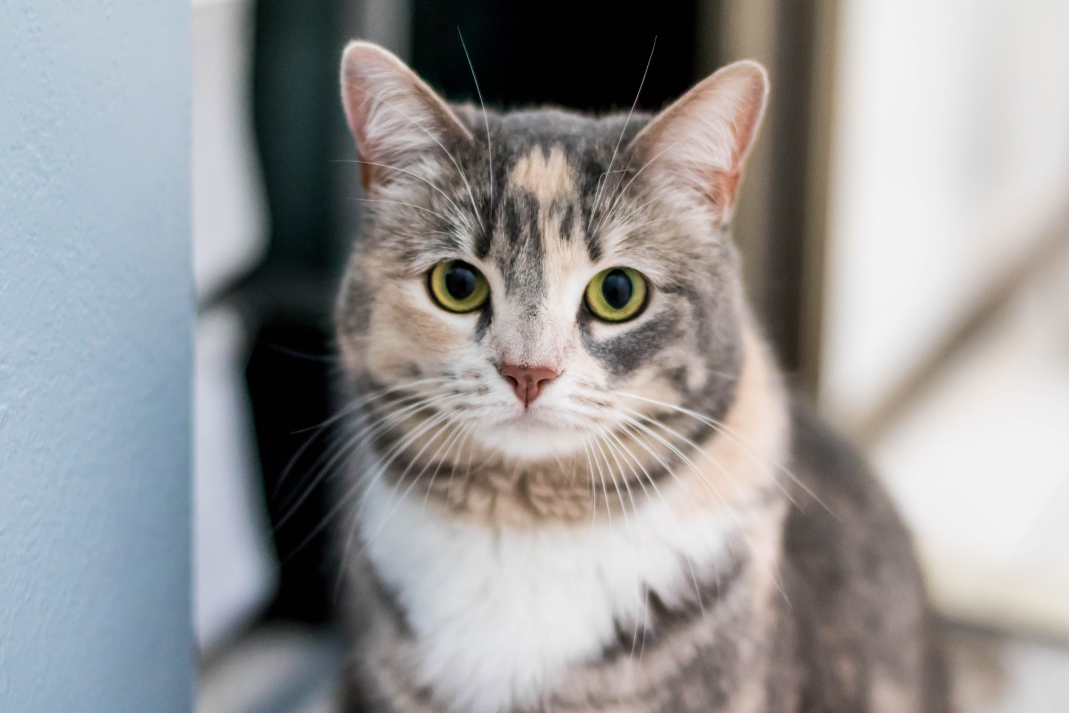
#> input picture 2021 Semister 1/ENGN6528 Computer Vision/Lab-Assignments/1/images/image2.jpg, 5345 x 3563 px (shown at 1/5 size)
$ python task5.py   (older library calls are emulated)
#> lines starting #> are read from the running program, lines starting #| are printed output that depends on the picture
import imageio
import matplotlib.pyplot as plt
import numpy as np
import cv2

################################

# part 1

x_co = np.arange(256) + 1


def calcHist(_src):
    (_h, _w) = _src.shape
    n = _h * _w
    _out = np.zeros(256).astype(float)
    for i in _src:
        for j in i:
            _out[j] += 1
    _out = _out / n
    return _out


# 1. Crop square image and add Gaussian noise

# img = imageio.imread("../images/Lenna.png")
img = imageio.imread("../images/image2.jpg")
#> img is the input picture: shape (3563, 5345, 3); mean R, G, B 151.2, 150.6, 150.8

(height, width) = img.shape[:2]
#> height = 3563; width = 5345

if height <= width:
    start_from = int((width - height) / 2)
#> start_from = 891
    square_img = np.uint8(cv2.cvtColor(img[:, start_from:start_from + height], cv2.COLOR_BGR2GRAY))
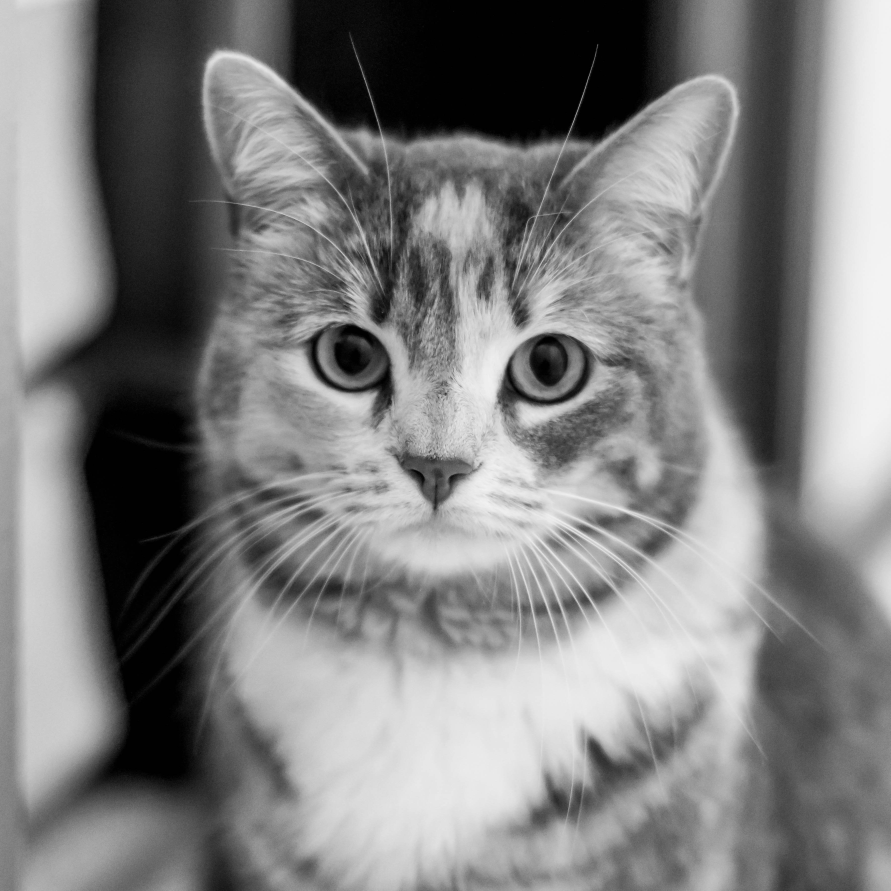
#> square_img: shape (3563, 3563) (shown at 1/4 size); min 0, max 246, mean 127.5
else:
    start_from = int((height - width) / 2)
    square_img = np.uint8(cv2.cvtColor(img[start_from:start_from + width, :], cv2.COLOR_BGR2GRAY))

resized_img = np.uint8(cv2.resize(square_img, (512, 512)))
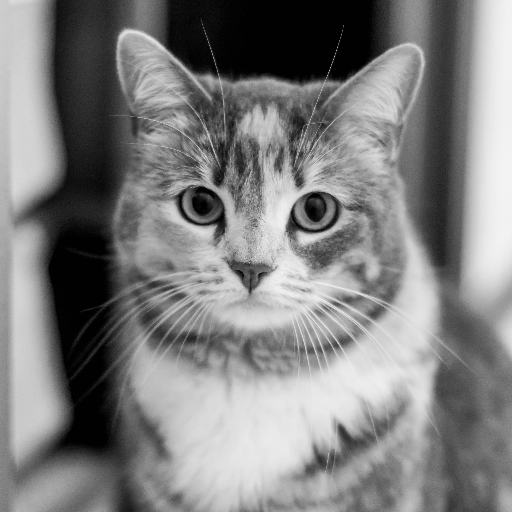
#> resized_img: shape (512, 512); min 0, max 243, mean 127.4

# print(resized_img.shape)

plt.subplot(1, 2, 1)
plt.title("Original image")
plt.imshow(np.uint8(img))

plt.subplot(1, 2, 2)
plt.title("Grayscale square image")
plt.imshow(np.uint8(resized_img), cmap='gray')

plt.show()
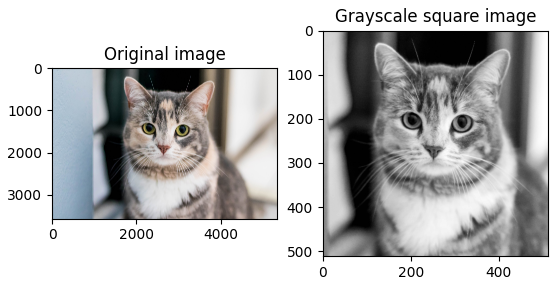
#> figure drawn by matplotlib, 2 panels

mean = 0
sigma = 15

noise = np.random.normal(mean, sigma, resized_img.shape)
gauss_img = np.uint8(resized_img + noise)
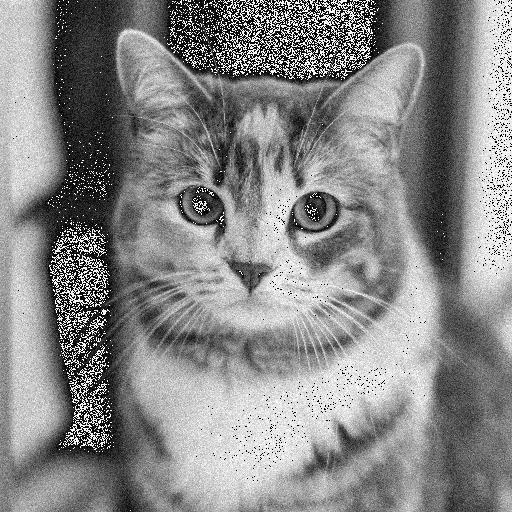
#> gauss_img: shape (512, 512); min 0, max 255, mean 135.8

# print("Noise: ", noise.shape, noise)

gauss_img[gauss_img > 255] = 255
gauss_img[gauss_img < 0] = 0


hist_before = calcHist(square_img.astype("uint8"))
#> hist_before = 256 values, max 0.0579 at index 1, min 0 at index 247, mean 0.00391
hist_after = calcHist(gauss_img.astype("uint8"))
#> hist_after = 256 values, max 0.00587 at index 0, min 0.00236 at index 37, mean 0.00391


plt.subplot(1, 2, 1)
plt.title("Before adding noise")
plt.bar(x_co, hist_before, facecolor="blue")

plt.subplot(1, 2, 2)
plt.title("After adding noise")
plt.bar(x_co, hist_after, facecolor="red")

plt.show()
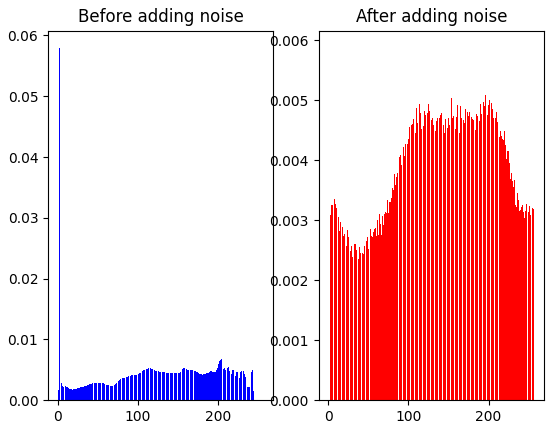
#> figure drawn by matplotlib, 2 panels; panel 1: tallest bar 0.0579 high, from x = 1.6 to 2.4; panel 2: tallest bar 0.00587 high, from x = 0.6 to 1.4


# 2. implement Gaussian filtering

def my_Gauss_filter(noisy_img, kernel):
    _padding_h = kernel.shape[0] // 2
    _padding_w = kernel.shape[1] // 2
    (h, w) = noisy_img.shape
#> h = 512; w = 512

    # wrap padding:
    out = np.zeros((h + 2 * _padding_h, w + 2 * _padding_w), dtype=np.float)
    out[_padding_h:_padding_h + h, _padding_w:_padding_w + w] = noisy_img.copy().astype(np.float)

    out[:_padding_h, _padding_w:_padding_w + w] = noisy_img[h - _padding_h:, :]
    out[_padding_h + h:, _padding_w:_padding_w + w] = noisy_img[:_padding_h, :]
    out[_padding_h:_padding_h + h, :_padding_w] = noisy_img[:, w - _padding_w:]
    out[_padding_h:_padding_h + h, _padding_w + w:] = noisy_img[:, :_padding_w]

    out[:_padding_h, :_padding_w] = noisy_img[h - _padding_h:, w - _padding_w:]
#> out: shape (516, 516) float64; min 0, max 255, mean 135.9
    out[_padding_h + h:, :_padding_w] = noisy_img[:_padding_h, w - _padding_w:]
#> out: shape (516, 516) float64; min 0, max 255, mean 135.9
    out[:_padding_h, w + _padding_w:] = noisy_img[h - _padding_h:, :_padding_w]
#> out: shape (516, 516) float64; min 0, max 255, mean 136
    out[_padding_h + h:, _padding_w + w:] = noisy_img[:_padding_h, :_padding_w]
#> out: shape (516, 516) float64; min 0, max 255, mean 136

    # filtering:
    tmp = out.copy()
    for _y in range(h):
        for _x in range(w):
            out[_padding_h + _y, _padding_w + _x] = np.sum(kernel * tmp[_y:_y + kernel_size, _x:_x + kernel_size])
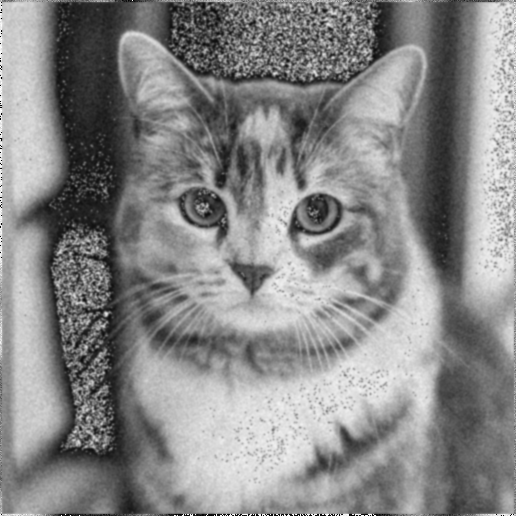
#> out: shape (516, 516) float64; min 0, max 255, mean 136

    out = out[_padding_h:_padding_h + h, _padding_w:_padding_w + w].astype(np.uint8)
#> out: shape (512, 512)
    return out


# 3. Apply Gaussian filter with different standard deviations

kernel_size = 5

deviation1 = 1
deviation2 = 1.5
deviation3 = 3
deviation4 = 5
deviation5 = 8


def getKernel(_ksize, _sigma):
    _k = cv2.getGaussianKernel(ksize=_ksize, sigma=_sigma)
    return _k * _k.T


K1 = getKernel(kernel_size, deviation1)
print(K1)
filtered_img1 = my_Gauss_filter(gauss_img.astype(float), K1)

K2 = getKernel(kernel_size, deviation2)
print(K2)
filtered_img2 = my_Gauss_filter(gauss_img.astype(float), K2)

K3 = getKernel(kernel_size, deviation3)
print(K3)
filtered_img3 = my_Gauss_filter(gauss_img.astype(float), K3)

K4 = getKernel(kernel_size, deviation4)
print(K4)
filtered_img4 = my_Gauss_filter(gauss_img.astype(float), K4)

K5 = getKernel(kernel_size, deviation5)
print(K5)
filtered_img5 = my_Gauss_filter(gauss_img.astype(float), K5)

plt.subplot(2, 3, 1)
plt.title("Noisy image")
plt.imshow(np.uint8(gauss_img), cmap='gray')

plt.subplot(2, 3, 2)
plt.title("Sigma = %s" % deviation1)
plt.imshow(np.uint8(filtered_img1), cmap='gray')

plt.subplot(2, 3, 3)
plt.title("Sigma = %s" % deviation2)
plt.imshow(np.uint8(filtered_img2), cmap='gray')

plt.subplot(2, 3, 4)
plt.title("Sigma = %s" % deviation3)
plt.imshow(np.uint8(filtered_img3), cmap='gray')

plt.subplot(2, 3, 5)
plt.title("Sigma = %s" % deviation4)
plt.imshow(np.uint8(filtered_img4), cmap='gray')


plt.subplot(2, 3, 6)
plt.title("Sigma = %s" % deviation5)
plt.imshow(np.uint8(filtered_img5), cmap='gray')

plt.show()

# 4. Compare with inbuilt function

deviation = 50
inbuilt_res = cv2.GaussianBlur(gauss_img, ksize=(kernel_size, kernel_size), sigmaX=deviation, sigmaY=deviation)
my_res = my_Gauss_filter(gauss_img.astype(float), getKernel(kernel_size, deviation))

plt.subplot(1, 3, 1)
plt.title("Noisy image")
plt.imshow(np.uint8(gauss_img), cmap='gray')

plt.subplot(1, 3, 2)
plt.title("Inbuilt function result")
plt.imshow(np.uint8(inbuilt_res), cmap='gray')

plt.subplot(1, 3, 3)
plt.title("My function result")
plt.imshow(np.uint8(my_res), cmap='gray')

plt.show()


#################################

# Part 2

#################################

# 1. Implement Bilateral filter

def my_Bilateral_filter(noisy_img, kernel, color_sigma):
#> called with kernel = array of shape (5, 5), color_sigma = 0.5
    _padding_h = kernel.shape[0] // 2
    _padding_w = kernel.shape[1] // 2
    (h, w) = noisy_img.shape
#> h = 512; w = 512

    # wrap padding:
    out = np.zeros((h + 2 * _padding_h, w + 2 * _padding_w), dtype=np.float)
    out[_padding_h:_padding_h + h, _padding_w:_padding_w + w] = noisy_img.copy().astype(np.float)

    out[:_padding_h, _padding_w:_padding_w + w] = noisy_img[h - _padding_h:, :]
    out[_padding_h + h:, _padding_w:_padding_w + w] = noisy_img[:_padding_h, :]
    out[_padding_h:_padding_h + h, :_padding_w] = noisy_img[:, w - _padding_w:]
    out[_padding_h:_padding_h + h, _padding_w + w:] = noisy_img[:, :_padding_w]

    out[:_padding_h, :_padding_w] = noisy_img[h - _padding_h:, w - _padding_w:]
    out[_padding_h + h:, :_padding_w] = noisy_img[:_padding_h, w - _padding_w:]
    out[:_padding_h, w + _padding_w:] = noisy_img[h - _padding_h:, :_padding_w]
    out[_padding_h + h:, _padding_w + w:] = noisy_img[:_padding_h, :_padding_w]

    # c_kernel = getKernel(kernel.shape[0], color_sigma)
    tmp = out.copy()
    for _y in range(h):
        for _x in range(w):
            c_kernel = np.zeros(kernel.shape)
            for i in range(c_kernel.shape[0]):
                for j in range(c_kernel.shape[1]):
                    _distance_sqr = pow((tmp[_y, _x] - tmp[_y + i - _padding_h, _x + j - _padding_w]), 2)
                    c_kernel[i][j] = np.exp(-_distance_sqr / (2 * (color_sigma ** 2)))
            k = kernel * c_kernel
            k = k / k.sum()
            out[_padding_h + _y, _padding_w + _x] = np.sum(k * tmp[_y:_y + kernel.shape[0], _x:_x + kernel.shape[1]])
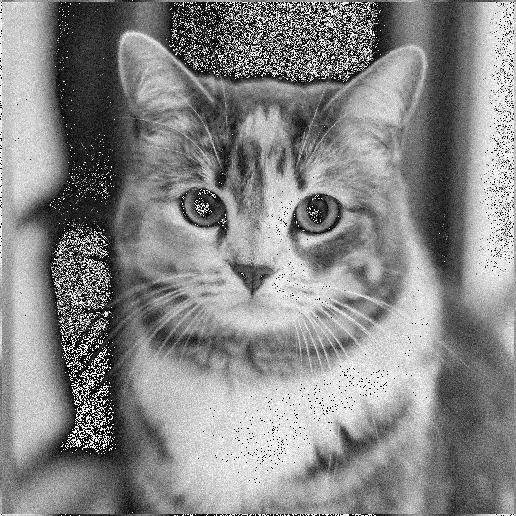
#> out: shape (516, 516) float64; min 0, max 255, mean 135.9; drawn with min black and max white
    out = out[_padding_h:_padding_h + h, _padding_w:_padding_w + w].astype(np.uint8)
    return out


# 2. Apply the Bilateral filter to the above noisy image and try different color sigma value

color_sig_1 = 0.1
color_sig_2 = 0.5
color_sig_3 = 1
color_sig_4 = 5
color_sig_5 = 25

K = getKernel(kernel_size, deviation)

#> (the run stopped early here; a loop or call above may not have finished)
